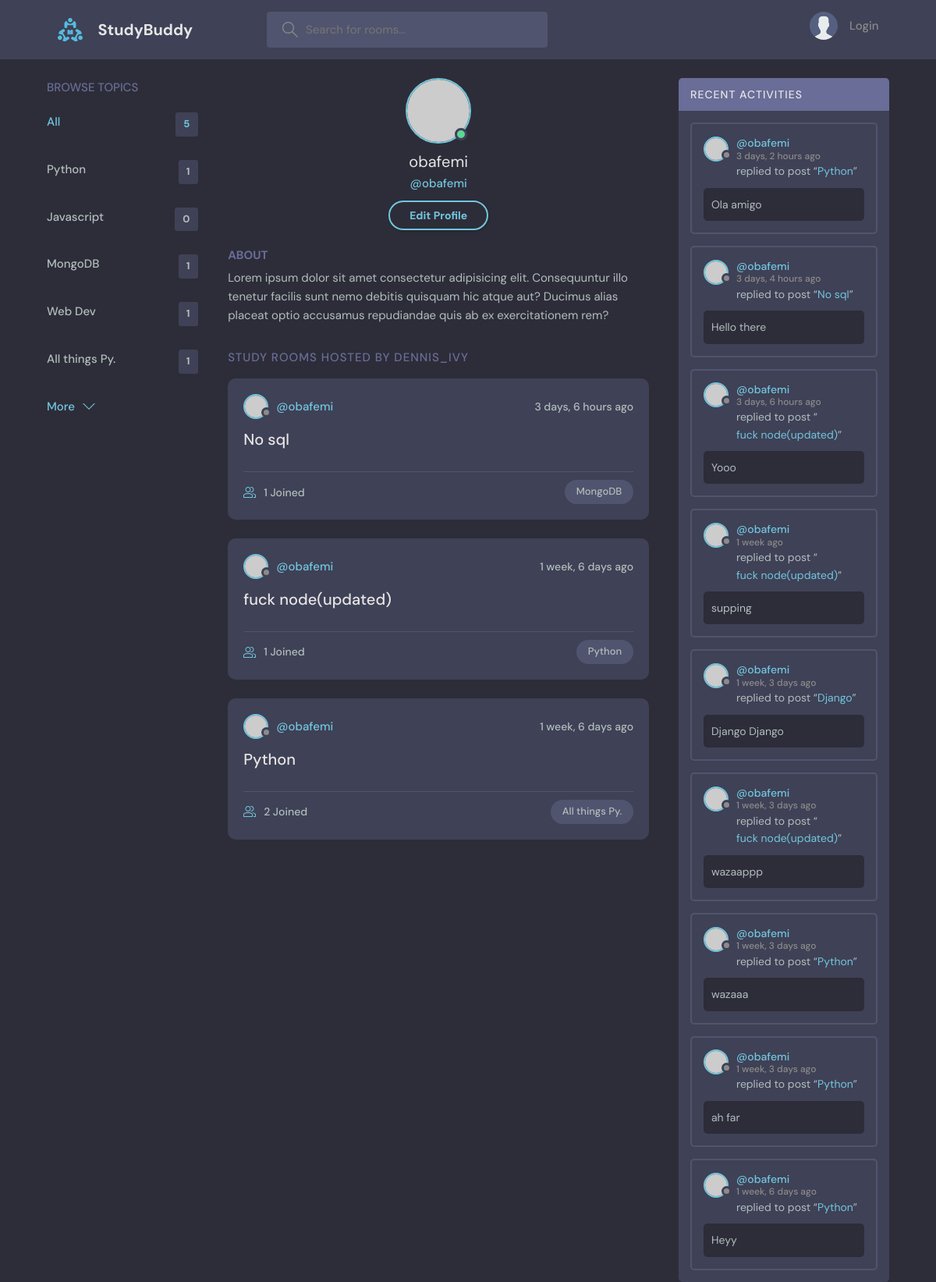
Before: /user-profile/1/ with the older database file.
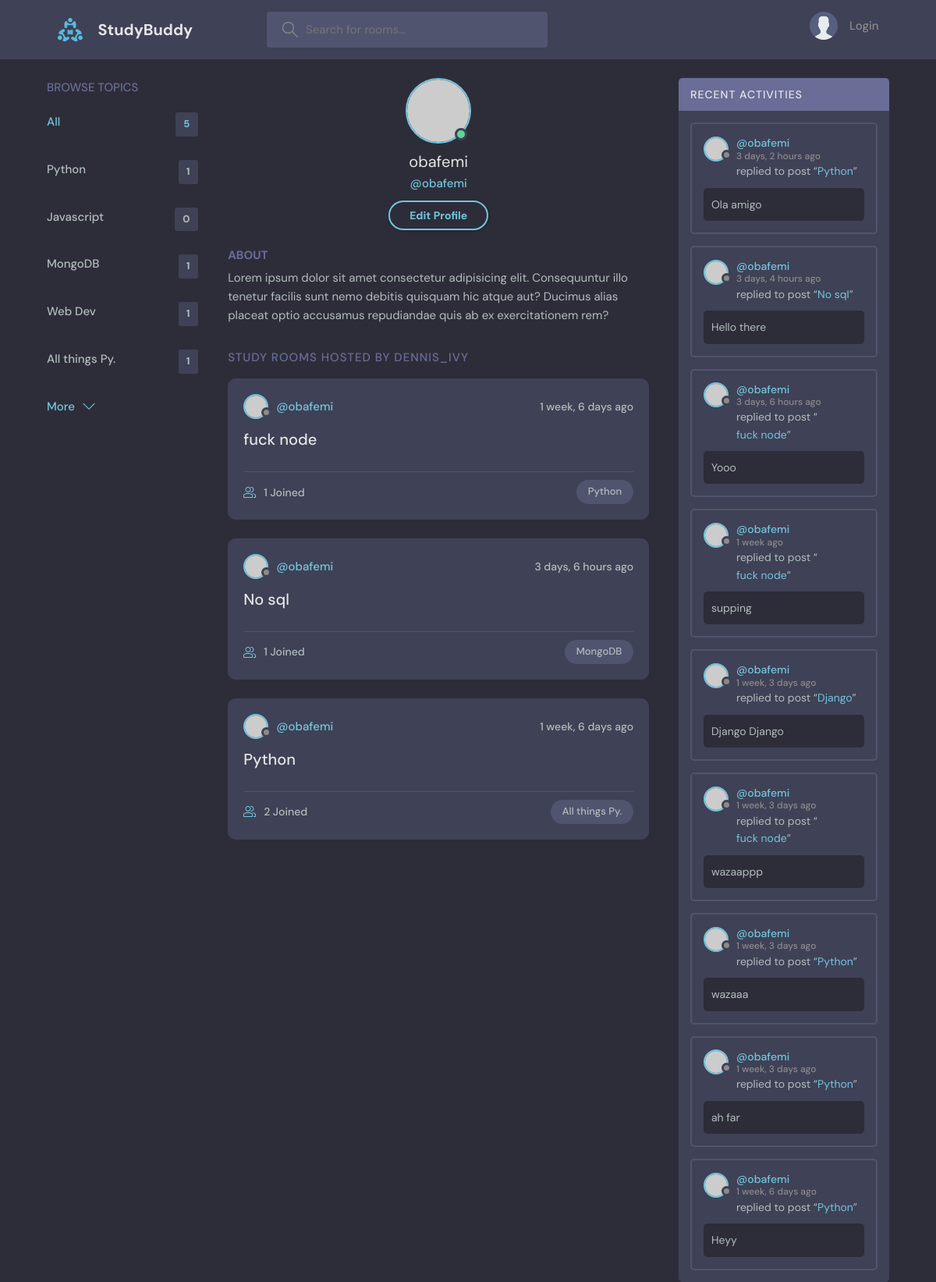
After: the same page with the newer database file.
### base/models.py (models this page shows, shortened)
class Topic(models.Model):
    name = models.CharField(max_length=200)
    def __str__(self):
        return self.name

class Room(models.Model):
    topic = models.ForeignKey(Topic, on_delete=models.SET_NULL, null=True)
    host = models.ForeignKey(User, on_delete=models.SET_NULL, null=True)
    name = models.CharField(max_length=200)
    description = models.TextField(null=True, blank=True)
    participants = models.ManyToManyField(User, related_name='participants', blank=True)
    updated = models.DateTimeField(auto_now=True)
    created = models.DateTimeField(auto_now_add=True)
    class Meta:
        ordering = ['-updated']
    def __str__(self) -> str:
        return self.name

class Message(models.Model):
    user = models.ForeignKey(User, on_delete=models.CASCADE)
    room = models.ForeignKey(Room, on_delete=models.CASCADE)
    body = models.TextField()
    updated = models.DateTimeField(auto_now=True)
    created = models.DateTimeField(auto_now_add=True)
    class Meta:
        ordering = ['-updated']

### base/views.py (the view)
# urls.py: path('user-profile/<str:pk>/', views.profile, name='user-profile'),
def profile(request, pk):
    user = User.objects.get(id=pk)
    rooms = user.room_set.all()
    messages = user.message_set.all()
    topics = Topic.objects.all()
    context = {'user': user, 'rooms': rooms, 'room_messages': messages, 'topics': topics}
    return render(request, 'base/profile.html', context)

### base/templates/base/profile.html
{% extends 'main.html' %}
{% block content %}
  <main class="profile-page layout layout--3">
    <div class="container">
      {% include 'base/topicsComp.html' %}
      <div class="roomList">
        <div class="profile">
          <div class="profile__avatar">
            <div class="avatar avatar--large active">
              <img src="https://randomuser.me/api/portraits/men/11.jpg" />
            </div>
          </div>
          <div class="profile__info">
            <h3>{{user.username}}</h3>
            <p>@{{user.username}}</p>
            <a href="edit-user.html" class="btn btn--main btn--pill">Edit Profile</a>
          </div>
          <div class="profile__about">
            <h3>About</h3>
            <p>
              Lorem ipsum dolor sit amet consectetur adipisicing elit. Consequuntur illo tenetur
              facilis sunt nemo debitis quisquam hic atque aut? Ducimus alias placeat optio
              accusamus repudiandae quis ab ex exercitationem rem?
            </p>
          </div>
        </div>
        <div class="roomList__header">
          <div>
            <h2>Study Rooms Hosted by dennis_ivy</a>
            </h2>
          </div>
        </div>
        {% include 'base/feedComp.html' %}
      </div>
      {% include 'base/activityComp.html' %}
    </div>
  </main>
{% endblock %}

### templates/main.html (shortened to what this page needs)
<!DOCTYPE html>
{% load static %}
<html lang="en">
  <head>
    <link rel="stylesheet" href="{% static 'styles/style.css' %}" />
  </head>
  <body>
    {% include 'navbar.html' %}
    {% block content %}
    {% endblock %}
  </body>
</html>

### templates/navbar.html (shortened to what this page needs)
{% load static %}
<header class="header header--loggedIn">
    <div class="container">
      <a href="{% url 'home' %}" class="header__logo">
        <img src="{% static 'images/logo.svg' %}" />
        <h1>StudyBuddy</h1>
      </a>
      <form class="header__search" method="GET" action="{% url 'home' %}">
        <label>
          <input name="q" placeholder="Search for rooms..." />
        </label>
      </form>
      <nav class="header__menu">
        {% if request.user.is_authenticated%}
        <div class="header__user">
          <a href="profile.html">
            <div class="avatar avatar--medium active">
              <img src="https://randomuser.me/api/portraits/men/37.jpg" />
            </div>
            <p>{{request.user.username}}<span>@{{request.user.username}}</span></p>
          </a>
          <button class="dropdown-button">
            <svg version="1.1" xmlns="http://www.w3.org/2000/svg" width="32" height="32" viewBox="0 0 32 32">
              <title>chevron-down</title>
              <path d="M16 21l-13-13h-3l16 16 16-16h-3l-13 13z"></path>
            </svg>
          </button>
        </div>
        {% else %}
        <a href="{% url 'login' %}">
          <img src="{% static 'images/avatar.svg' %}" />
          <p>Login</p>
        </a>
        {% endif %}
      </nav>
    </div>
  </header>

### base/templates/base/topicsComp.html
<div class="topics">
    <div class="topics__header">
      <h2>Browse Topics</h2>
    </div>
    <ul class="topics__list">
      <li>
        <a href="{% url 'home' %}" class="active">All <span>{{topics.count}}</span></a>
      </li>
      {% for topic in topics %}
      <li>
        <a href="{% url 'home'%}?q={{topic.name}}">{{topic}} <span>{{topic.room_set.all.count}}</span></a>
      </li>
      {% endfor %}
    </ul>
    <a class="btn btn--link" href="topics.html">
      More
      <svg version="1.1" xmlns="http://www.w3.org/2000/svg" width="32" height="32" viewBox="0 0 32 32">
        <title>chevron-down</title>
        <path d="M16 21l-13-13h-3l16 16 16-16h-3l-13 13z"></path>
      </svg>
    </a>
  </div>

### base/templates/base/feedComp.html (shortened to what this page needs)
{% for room in rooms %}
<div class="roomListRoom">
    <div class="roomListRoom__header">
      <a href="{% url 'user-profile' room.host.id %}" class="roomListRoom__author">
        <div class="avatar avatar--small">
          <img src="https://randomuser.me/api/portraits/women/11.jpg" />
        </div>
        <span>@{{room.host.username}}</span>
      </a>
      <div class="roomListRoom__actions">
        <span>{{room.created|timesince}} ago</span>
      </div>
    </div>
    <div class="roomListRoom__content">
      <a href="{% url 'room' room.id%}">{{room.name}}</a>
    </div>
    <div class="roomListRoom__meta">
      <a href="{% url 'room' room.id%}" class="roomListRoom__joined">
        {{room.participants.all.count}} Joined
      </a>
      <p class="roomListRoom__topic">{{room.topic.name}}</p>
    </div>
  </div>
{% endfor %}

### base/templates/base/activityComp.html (shortened to what this page needs)
<div class="activities">
    <div class="activities__header">
      <h2>Recent Activities</h2>
    </div>
    {% for  message in room_messages %}
    <div class="activities__box">
      <div class="activities__boxHeader roomListRoom__header">
        <a href="{% url 'user-profile' message.user.id %}" class="roomListRoom__author">
          <div class="avatar avatar--small">
            <img src="https://randomuser.me/api/portraits/women/11.jpg" />
          </div>
          <p>
            @{{message.user}}
            <span>{{message.created|timesince}} ago</span>
          </p>
        </a>
      </div>
      <div class="activities__boxContent">
        <p>replied to post “<a href="{% url 'room' message.room.id %}">{{message.room}}</a>”</p>
        <div class="activities__boxRoomContent">
          {{message.body}}
        </div>
      </div>
    </div>
    {% endfor %}
  </div>

Changed rows visible on the page:
changed Room id 1: name "fuck node(updated)" → "fuck node"; moves up the list
changed through a linked row, Message "Yooo": room "fuck node(updated)" → "fuck node"
changed through a linked row, Message "supping": room "fuck node(updated)" → "fuck node"
changed through a linked row, Message "wazaappp": room "fuck node(updated)" → "fuck node"
